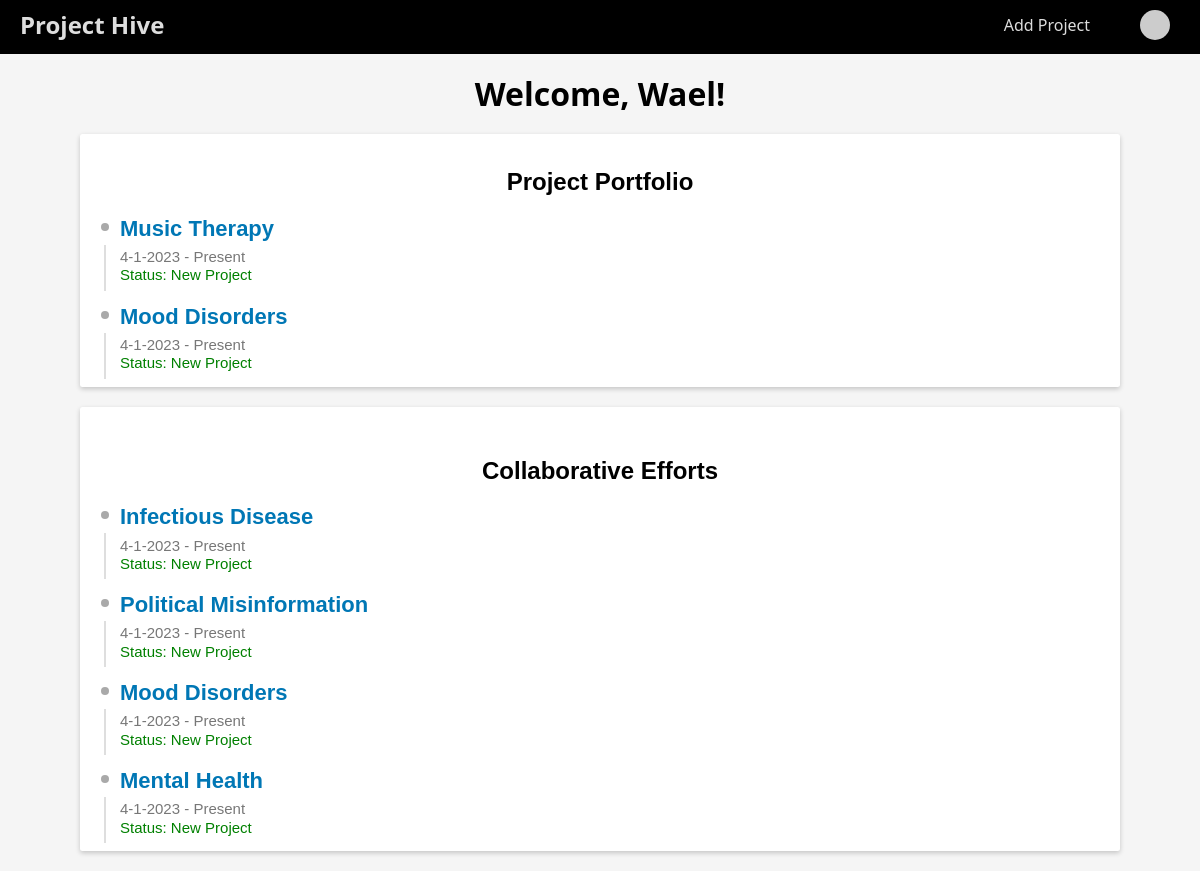
/profile/dashboard (signed in), run on an earlier commit of the app's database.
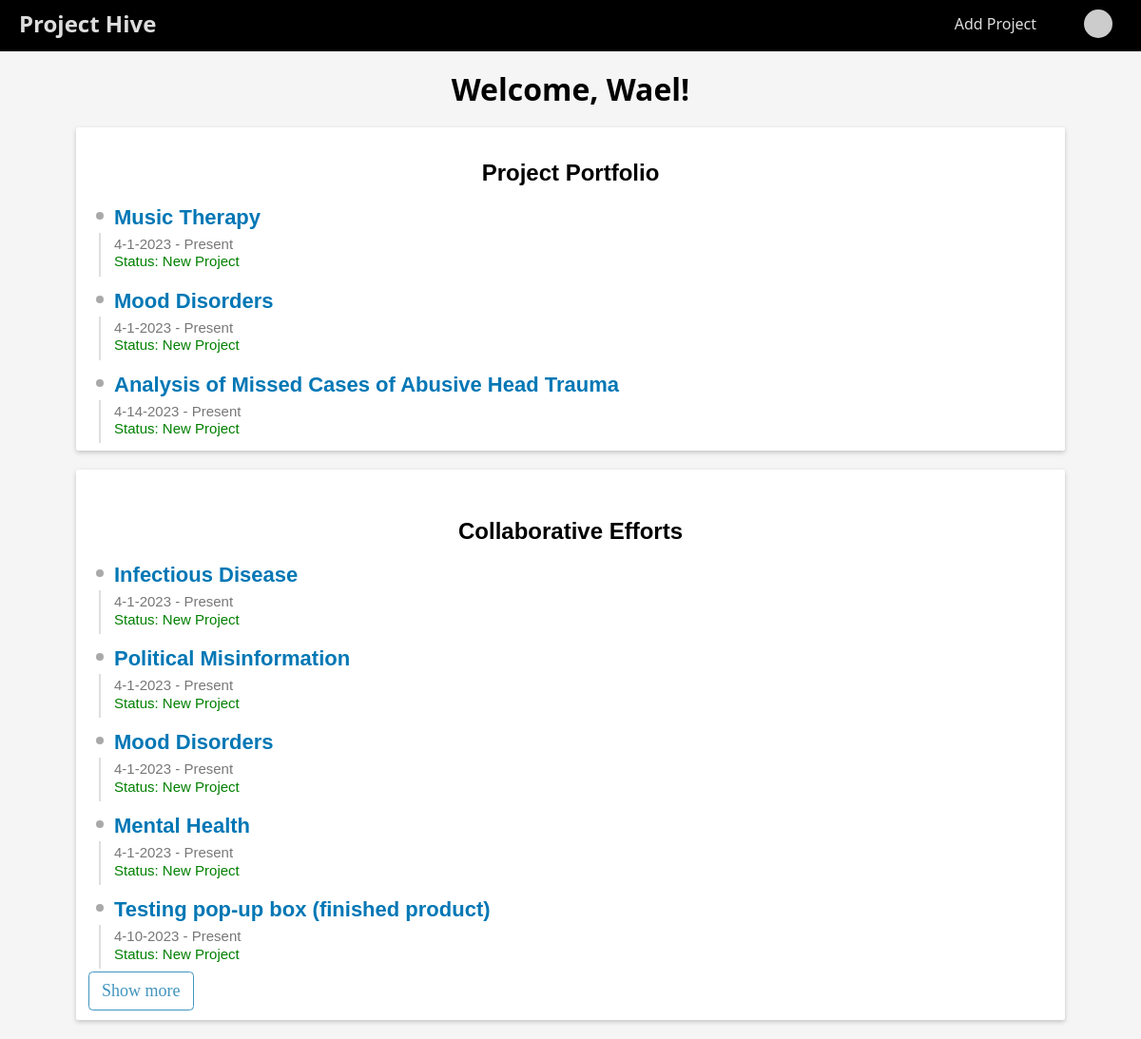
And on a later commit of the database.
### website/models.py (models this page shows)
class User(db.Model, UserMixin):
    id = db.Column(db.Integer, primary_key=True)
    first_name = db.Column(db.String(500), nullable=False)
    last_name = db.Column(db.String(500), nullable=False)
    email = db.Column(db.String(500), unique=True)
    hash = db.Column(db.String(500))

class Project(db.Model):
    id = db.Column(db.Integer, primary_key=True)
    title = db.Column(db.String(500), nullable=False)
    start_date = db.Column(db.DateTime(timezone=True), default=func.now(), nullable=False)
    description = db.Column(db.String(5000), unique=True, nullable=False)
    status = db.Column(db.String(500), default="New Project")
    leaders = db.relationship('User', secondary='leader', backref='projects')

### website/views.py (the view)
@views.route("/profile/dashboard")
@login_required
def dashboard():
    user = User.query.filter_by(email=current_user.email).first()
    leaders = Leader.query.filter_by(
        user_id=user.id
    ).all()  # grabbing all the leader's project
    collaborators = Collaborator.query.filter_by(
        user_id=user.id
    ).all()  # grabbing all the leader's project
    entries = []
    collaborator_entries = []
    for leader in leaders:
        projects = Project.query.filter_by(id=leader.project_id).all()
        if projects:
            for project in projects:
                entry = {}
                entry["title"] = project.title
                entry["description"] = project.description
                entry["status"] = project.status
                entry["id"] = project.id
                entry["start_date"] = project.start_date
                entries.append(entry)
    for collaborator in collaborators:
        projects = Project.query.filter_by(id=collaborator.project_id).all()
        if projects:
            for project in projects:
                collaborator_entry = {}
                collaborator_entry["title"] = project.title
                collaborator_entry["description"] = project.description
                collaborator_entry["status"] = project.status
                collaborator_entry["id"] = project.id
                collaborator_entry["start_date"] = project.start_date
                collaborator_entries.append(collaborator_entry)
    return render_template(
        "dashboard.html",
        user=current_user,
        entries=entries,
        collaborator_entries=collaborator_entries,
    )

### website/__init__.py (called while the page is built)
def create_app():
    app = Flask(__name__)
    app.config["TEMPLATES_AUTO_RELOAD"] = True
    app.config['SQLALCHEMY_DATABASE_URI'] = f'sqlite:///{DB_NAME}'
    app.config['SECRET_KEY'] = "dsaljf;ldsakjf;lkdsjf,cmlkjlkwqjfoijlsad;"
    app.config['LOGIN_MESSAGE'] = 'Please log in to continue.'
    db.init_app(app)
    from website.views import views
    from website.auth import auth
    app.register_blueprint(views, url_prefix="/")
    app.register_blueprint(auth, url_prefix="/")
    from website import models
    from website.models import User
    create_database(app)
    login_manager = LoginManager()
    login_manager.login_view = 'auth.login'
    login_manager.login_message = 'Please log in to continue.' # set the custom login message
    login_manager.init_app(app)
    @login_manager.user_loader
    def load_user(id):
        return User.query.get(int(id))
    return app

### website/templates/dashboard.html (shortened to what this page needs)
{% extends "base.html" %} {% block title %} Dashboard {% endblock %} {% block main%}
<h1>Welcome, {{ user.first_name }}!</h1>
<div class="card">
    <div class="title-grid portfolio">
        <h3 class="project-title">Project Portfolio</h3>
    </div>
    {% for entry in entries %}
        {% if loop.index < 6 %}
        <div class="project-card">
            <div class="justify-space-between project-history">
              <div class="full-width project-card">
                <div class="full-height">
                    <a href="{{ url_for('views_bp.details', id=entry.id) }}" class="fancy-link">
                        <span class="title">{{ entry.title }}</span>
                    </a>
                </div>
                <span class="period">
                  <span>{{entry.start_date.month}}-{{entry.start_date.day}}-{{entry.start_date.year}} - Present</span>
                </span>
                <span>
                    <br>
                  <span class="status-dashboard">Status: {{entry.status}}</span>
                </span>
              </div>
            </div>
        </div>
        {% endif %}
    {% endfor %}
</div>
<div class="card">
    <div class="title-grid portfolio">
        <h5 class="collab-title">Collaborative Efforts</h5>
    </div>
    {% for entry in collaborator_entries %}
        {% if loop.index < 6 %}
        <div class="collab-card">
            <div class="justify-space-between project-history">
              <div class="full-width collab-card">
                <div class="full-height">
                    <a href="{{ url_for('views_bp.details', id=entry.id) }}" class="fancy-link">
                        <span class="title">{{ entry.title }}</span>
                    </a>
                </div>
                <span class="period">
                  <span>{{entry.start_date.month}}-{{entry.start_date.day}}-{{entry.start_date.year}} - Present</span>
                </span>
                <span>
                     <br>
                  <span class="status-dashboard">Status: {{entry.status}}</span>
                </span>
              </div>
            </div>
        </div>
        {% endif %}
    {% endfor %}
        {% if collaborator_entries|length > 5 %}
    <div class="card-footer">
        <button class="homebtn btn-outline show-more-btn-collab">Show more</button>
    </div>
    {%endif%}
</div>
{% endblock %}
{% set active = 'dashboard' %}

### website/templates/base.html (shortened to what this page needs)
<!DOCTYPE html>
<html lang="en">
  <head>
    <link
    rel="stylesheet"
    href="{{ url_for('static', filename='css/normalize.css')}}"
    />
    <link
    rel="stylesheet"
    href="{{ url_for('static', filename='css/main.css')}}"
    />
  </head>
  <body>
    <nav class="nav">
      <a class="logo" href="/"">Project Hive</a>
      <ul class="list">
        {% if user.is_authenticated %}
        <li><a href="/add_project">Add Project</a></li>
        <li class="dropdown">
          <img class="gravatar" src="https://s.gravatar.com/avatar/353ffe54135685e371ae6add43986f92?d=mm" alt="naol.bullo@outlook.com">
        </li>
        {% else %}
        <li class="mb-16"><a href="/login">Login</a></li>
        <li class="mb-16"><a href="/register">Register</a></li>
        {% endif %}
      </ul>
    </nav>
    <main>{% block main %} {% endblock %}</main>
  </body>
</html>

### website/static/css/main.css (style rules this page uses)
*, *::after, *::before { box-sizing: border-box; }
html { font-size: 62.5%; }
.card { font-family: serif; font-size: 1.6rem; }
body { background-color: #f5f5f5; }
h1 { text-align: center; font-size: 3.2rem; }
input[type="text"], input[type="email"], input[type="password"], button { outline: none; width: 100%; }
a { text-decoration: none; }
.card { background-color: white; padding: 1rem; margin: 2rem 8rem; border: none; border-radius: 0.25rem; box-shadow: 0 2px 5px 0 rgba(0, 0, 0, 0.2); }
.card-footer { margin-top: 1rem; }
.homebtn { --color: hsl(200, 50%, 50%); background: var(--color); color: white; border: none; font-size: 1.8rem; padding: 0.5em 0.75em; border-radius: 0.25em; cursor: pointer; width: auto; }
.homebtn.btn-outline { background: none; border: 1px solid var(--color); color: var(--color); }
.homebtn+.homebtn { margin-left: 0.25rem; }
nav { display: flex; justify-content: space-between; align-items: center; background-color: #000; color: #fff; width: 100%; }
nav a { color: #ddd; text-decoration: none; margin: 0 10px; transition: color 0.15s; }
.logo { font-weight: bold; font-size: 24px; margin-left: 2rem; margin-bottom: 0.5rem; }
nav ul { list-style: none; display: flex; }
nav li { margin: 0 10px; }
.portfolio { font-size: 1.4rem; border-bottom: #0b9c19; }
.gravatar { position: relative; top: -6px; height: 30px; width: 30px; margin: 0 2rem; border-radius: 100%; border: none; cursor: pointer; }
.nav .list { margin-bottom: 0.5rem; }
.dropdown { position: relative; display: inline-block; }
.full-width { width: 100%; }
.justify-space-between { justify-content: space-between; }
.full-height { height: 100%; margin-bottom: 7px; }
.project-history { position: relative; margin-top: 20px; padding-left: 30px; }
.project-history .title { font-family: sans-serif; font-size: 2.2rem; }
.project-history .period { font-size: 1.5rem; color: #777; font-family: sans-serif; }
.status-dashboard { display: block; text-align: left; font-size: 1.5rem; margin-bottom: 0.5rem; text-align: left; color: green; font-family: sans-serif; }
.project-history::before { content: ""; position: absolute; top: 7px; left: 10.6px; width: 8px; height: 8px; border-radius: 50%; background-color: #a9a9a9; z-index: 1; }
.project-history::after { content: ""; position: absolute; top: 29px; left: 14px; bottom: -7px; width: 2px; background-color: #dedede; z-index: 1; }
.fancy-link { position: relative; display: inline-block; color: #0077B5; text-decoration: none; font-weight: bold; font-size: 1.2rem; transition: all 0.3s ease; }
.fancy-link::after { content: ''; position: absolute; bottom: -1px; left: 50%; transform: translateX(-50%); width: 0; height: 2px; background-color: #0077B5; transition: all 0.3s ease; }
.project-title { font-family: sans-serif; font-size: 2.4rem; text-align: center; margin-bottom: 1.5rem; }
.collab-title { font-family: sans-serif; font-size: 2.4rem; text-align: center; margin-bottom: 1.5rem; }

What changed in the data, as far as the page shows it:
added Project: title "Analysis of Missed Cases of Abusive Head Trauma", start_date.month "4", start_date.day "14", start_date.year "2023", status "New Project", shown under "Project Portfolio"
now on this page (row unchanged): Project: title "Testing pop-up box (finished product)", start_date.month "4", start_date.day "10", start_date.year "2023", status "New Project", shown under "Collaborative Efforts"
Also different on the page:
text now shown: "Show more"
